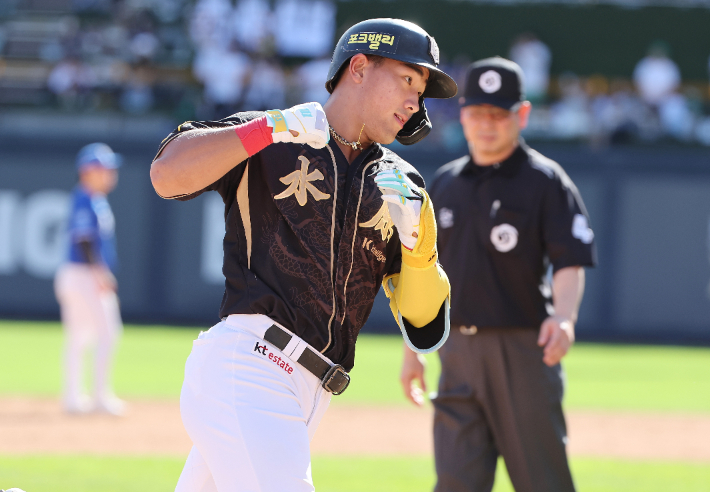
#> input picture opencv/중간고사/2 색체계 변환/baseball.jpg, 710 x 492 px
$ python '2-1.색체계 변환.py'
#> lines starting #> are read from the running program, lines starting #| are printed output that depends on the picture
import cv2 as cv
import sys
import os

# 파일 경로 설정
script_dir = os.path.dirname(os.path.abspath(__file__))
img_path = os.path.join(script_dir, 'baseball.jpg')
img = cv.imread(img_path)
#> img is the input picture: shape (492, 710, 3); mean B, G, R 122.7, 124.8, 124.2

if img is None:
    sys.exit('이미지를 불러올 수 없습니다.')

yuv=cv.cvtColor(img, cv.COLOR_BGR2YUV)
#> yuv: shape (492, 710, 3); mean of channels 0, 1, 2 124.4, 127.2, 127.9
y=cv.split(yuv)[0]
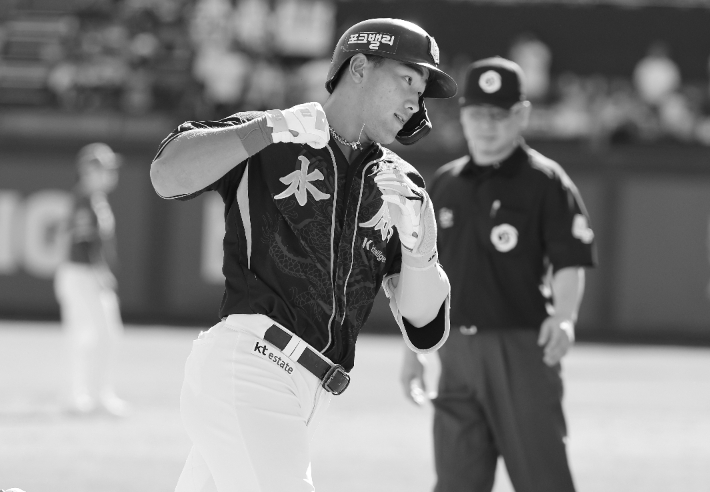
#> y: shape (492, 710); min 8, max 255, mean 124.4
u=cv.split(yuv)[1]
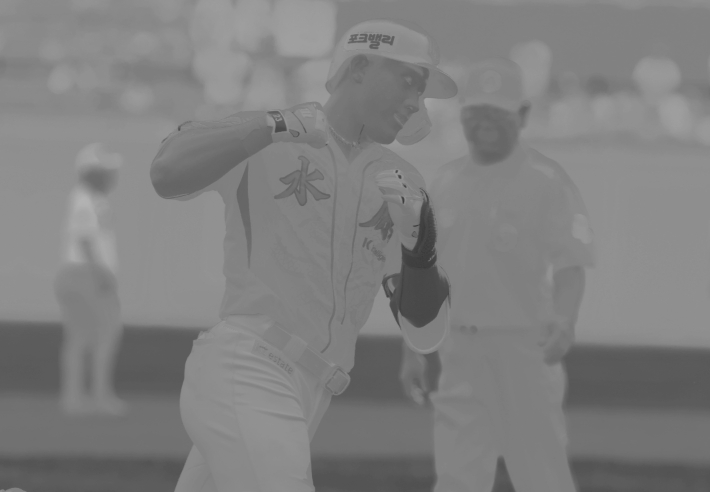
#> u: shape (492, 710); min 57, max 180, mean 127.2
v=cv.split(yuv)[2]
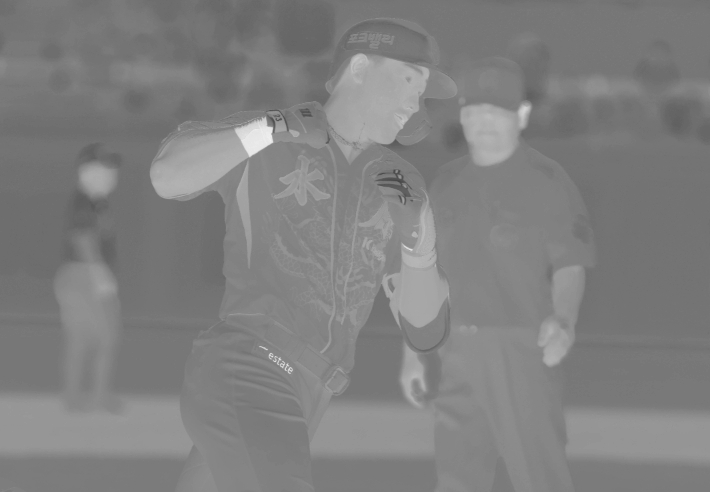
#> v: shape (492, 710); min 70, max 240, mean 127.9

cv.imshow('YUV image', yuv)
cv.imshow('Y image', y)
cv.imshow('U image', u)
cv.imshow('V image', v)

cv.waitKey()
cv.destroyAllWindows()
